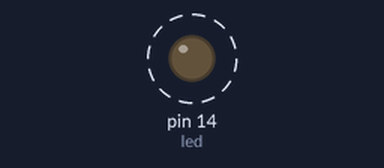
Simulated run of this sketch. Board: Arduino Uno, built with avr-gcc and run on an emulated ATmega328P. Parts: output pins drawn as LEDs (lit = HIGH). Dashed ring = blinking.

Above: at 0.6 s.
Timing chart, 0 to 5.8 s (numbered marks = the images above):
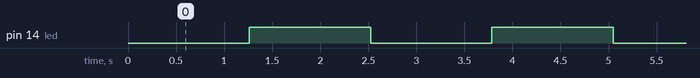

Measured:
- by itself, pin 14 (led): alternates HIGH for 1.3 s and LOW for 1.3 s

The sketch:

sketch_mar3c.ino
```cpp
#define __AVR_ATmega328P__
#include <avr/io.h>
#include <avr/interrupt.h>
#define F_CPU 16000000
#include <util/delay.h>
#define SET_BIT(REG_NAME, BIT_NUMBER) REG_NAME |= (1 << BIT_NUMBER)
#define CLEAR_BIT(REG_NAME, BIT_NUMBER) REG_NAME &= (~(1 << BIT_NUMBER))
#define TOGGLE_BIT(REG_NAME, BIT_NUMBER) REG_NAME ^= (1 << BIT_NUMBER)
#define READ_BIT(REG_NAME, BIT_NUM) (REG_NAME >> BIT_NUM) & 1
#define CLEAR_PORT(PORT_NAME) PORT_NAME &= 0x00
#define SET_PORT(PORT_NAME) PORT_NAME |= 0xff
#define READ_PORT(PORT_NAME) PORT_NAME & 0xff


volatile uint16_t tot_overflow;

void timer2_init(){
  // initialize counter
  TCNT2 = 0;
TIMSK2 |= (1 << OCIE2A);
// Non PWM mode FOC2A=1
TCCR2A |= (1 << FOC2A);
// Normal Mode WGM21=0 & WGM20=0
TCCR2A |=(1 << WGM12);
// Clock = F_CPU/1024 CS20=1 CS21=0 CS22=1
TCCR2B |= (1 << CS22) | (1 << CS20);
TCCR2B |= (1 << CS21);
OCR2A=10;
}

ISR(TIMER2_COMPA_vect) {
  tot_overflow++;
}

int main() {
  //3. Configure pin 0 of PORTC to be output pin.
  SET_BIT(DDRC, PC0);
  //4. Make LED is off at the beginning.
  CLEAR_BIT(PORTC, PC0);
  // SET_BIT(SREG, 7);
  timer2_init();
  sei();
  while (1) {
    if (tot_overflow >= 78)  // NOTE: '>=' is used
    {
        PORTC ^= (1 << 0);  // toggles the led
        TCNT2 = 0;          // reset counter
        tot_overflow = 0;   // reset overflow counter
    }
  }
}
```
